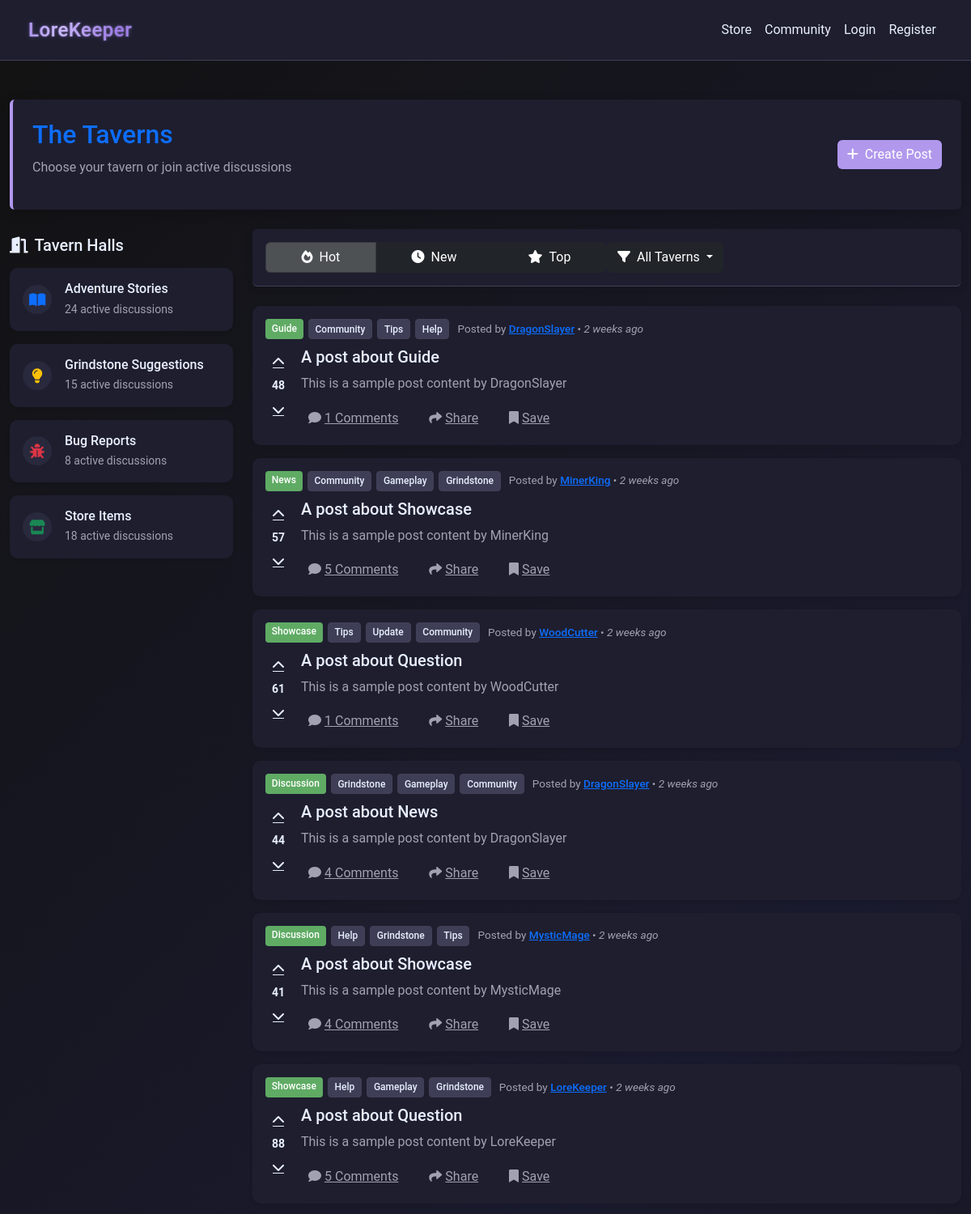
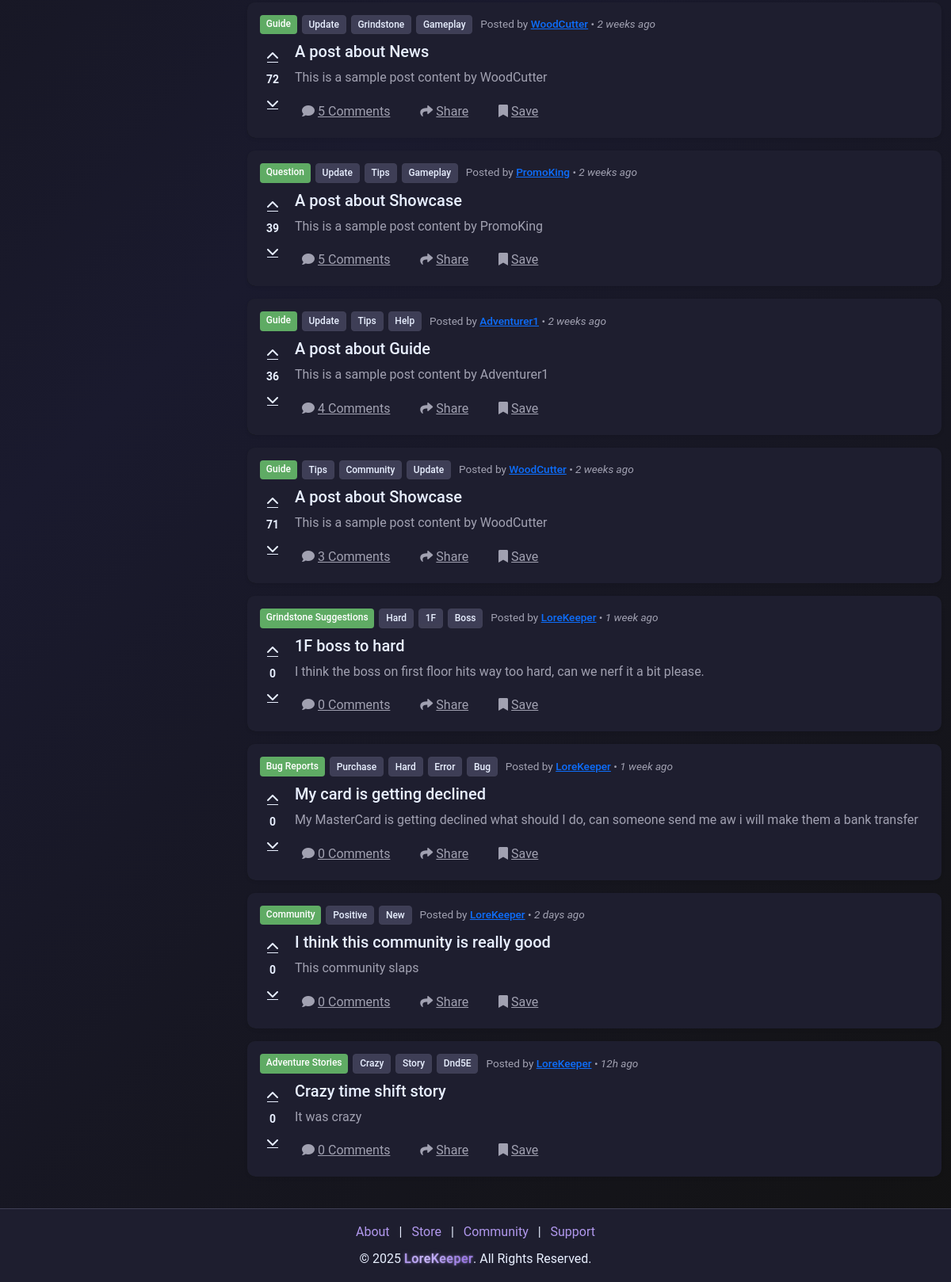
The app's page /community with its own data (2 pictures, top to bottom).
### models.py (models this page shows)
class CommunityPost(db.Model):
    __tablename__ = "community_posts"
    id = db.Column(db.Integer, primary_key=True)
    creator_id = db.Column(
        db.Integer, db.ForeignKey("users.id"), nullable=False, index=True
    )
    title = db.Column(db.String(255), nullable=False)
    content = db.Column(db.Text, nullable=False)
    category = db.Column(db.String(255), nullable=False)
    parent_id = db.Column(
        db.Integer, db.ForeignKey("community_posts.id"), nullable=True
    )
    tags = db.Column(db.String(255))
    upvotes = db.Column(db.Integer, default=0)
    downvotes = db.Column(db.Integer, default=0)
    created_at = db.Column(db.DateTime, default=datetime.utcnow)
    replies = db.relationship(
        "CommunityReply", back_populates="post", lazy=True, cascade="all, delete-orphan"
    )
    creator = db.relationship("User", back_populates="community_posts")

### app.py (the view)
@app.route("/community")
def community():
    reply_counts = (
        db.session.query(
            CommunityReply.post_id, func.count(CommunityReply.id).label("reply_count")
        )
        .group_by(CommunityReply.post_id)
        .subquery()
    )
    posts = (
        db.session.query(
            CommunityPost,
            User.username.label("creator_username"),
            func.coalesce(reply_counts.c.reply_count, 0).label("total_comments"),
        )
        .join(User, CommunityPost.creator_id == User.id)
        .outerjoin(reply_counts, CommunityPost.id == reply_counts.c.post_id)
        .all()
    )
    formatted_posts = []
    for post, username, total_comments in posts:
        post_dict = {
            "id": post.id,
            "title": post.title,
            "content": post.content,
            "category": post.category,
            "tags": post.tags.split(",") if post.tags else [],
            "total_comments": total_comments,
            "upvotes": post.upvotes,
            "downvotes": post.downvotes,
            "created_at": post.created_at,
            "creator_id": post.creator_id,
            "creator_username": username,
        }
        formatted_posts.append(post_dict)
    return render_template("forms_index.html", posts=formatted_posts)

### templates/forms_index.html (shortened to what this page needs)
{% extends "nav_footer_template.html" %}
{% block content %}
<div class="content-wrapper">
    <div class="container-fluid py-3 py-md-4">
        <div class="row mb-3 mb-md-4">
            <div class="col-12">
                <div class="forums-header p-3 p-md-4 rounded">
                    <div class="d-flex flex-column flex-md-row justify-content-between align-items-start align-items-md-center">
                <div>
                    <h1 class="h2 text-primary mb-2">The Taverns</h1>
                    <p class="text-muted">Choose your tavern or join active discussions</p>
                </div>
                        <a href="/community/create_post" class="btn btn-primary btn-glow mt-2 mt-md-0">
                    <i class="fas fa-plus me-2"></i>Create Post
                        </a>
                    </div>
                </div>
            </div>
        </div>
        <div class="row g-3 g-md-4">
            <div class="col-12 col-lg-3 order-2 order-lg-1">
                <div class="sticky-top pt-2" style="top: 1rem;">
                    <h5 class="text-light mb-3"><i class="fas fa-door-open me-2"></i>Tavern Halls</h5>
                    <div class="card bg-dark border-0 shadow-sm mb-3 tavern-card" data-tavern="Adventure Stories">
                        <div class="card-body p-3">
                            <div class="d-flex align-items-center">
                                <div class="tavern-icon me-3">
                                    <i class="fas fa-book-open text-primary"></i>
                                </div>
                                <div class="flex-grow-1">
                                    <h6 class="mb-1">Adventure Stories</h6>
                                    <div class="small text-muted">24 active discussions</div>
                                </div>
                            </div>
                        </div>
                    </div>
                    <div class="card bg-dark border-0 shadow-sm mb-3 tavern-card" data-tavern="Grindstone Suggestions">
                        <div class="card-body p-3">
                            <div class="d-flex align-items-center">
                                <div class="tavern-icon me-3">
                                    <i class="fas fa-lightbulb text-warning"></i>
                                </div>
                                <div class="flex-grow-1">
                                    <h6 class="mb-1">Grindstone Suggestions</h6>
                                    <div class="small text-muted">15 active discussions</div>
                                </div>
                            </div>
                        </div>
                    </div>
                    <div class="card bg-dark border-0 shadow-sm mb-3 tavern-card" data-tavern="Bug Reports">
                        <div class="card-body p-3">
                            <div class="d-flex align-items-center">
                                <div class="tavern-icon me-3">
                                    <i class="fas fa-bug text-danger"></i>
                                </div>
                                <div class="flex-grow-1">
                                    <h6 class="mb-1">Bug Reports</h6>
                                    <div class="small text-muted">8 active discussions</div>
                                </div>
                            </div>
                        </div>
                    </div>
                    <div class="card bg-dark border-0 shadow-sm mb-3 tavern-card" data-tavern="Store Items">
                        <div class="card-body p-3">
                            <div class="d-flex align-items-center">
                                <div class="tavern-icon me-3">
                                    <i class="fas fa-store text-success"></i>
                                </div>
                                <div class="flex-grow-1">
                                    <h6 class="mb-1">Store Items</h6>
                                    <div class="small text-muted">18 active discussions</div>
                                </div>
                            </div>
                        </div>
                    </div>
                </div>
            </div>
            <div class="col-12 col-lg-9 order-1 order-lg-2 mb-4 mb-lg-0">
                <div class="forums-filter-bar p-2 p-md-3 rounded mb-3 mb-md-4">
                    <div class="d-flex flex-column flex-md-row justify-content-between align-items-center">
                    <div class="btn-group w-100 w-md-auto mb-2 mb-md-0">
                        <button type="button" class="btn btn-dark active">
                            <i class="fas fa-fire me-1 me-md-2"></i><span class="d-none d-sm-inline">Hot</span>
                        </button>
                        <button type="button" class="btn btn-dark">
                            <i class="fas fa-clock me-1 me-md-2"></i><span class="d-none d-sm-inline">New</span>
                        </button>
                        <button type="button" class="btn btn-dark">
                            <i class="fas fa-star me-1 me-md-2"></i><span class="d-none d-sm-inline">Top</span>
                        </button>
                    </div>
                    <div class="dropdown w-100 w-md-auto">
                        <button class="btn btn-dark dropdown-toggle" type="button" data-bs-toggle="dropdown">
                                <i class="fas fa-filter me-2"></i>All Taverns
                        </button>
                        </div>
                    </div>
                </div>
                <div class="posts-container">
                    {% for post in posts %}
                    <div class="card bg-dark border-0 shadow-sm mb-3 post-card">
                        <div class="card-body p-2 p-md-3">
                            <div class="post-content">
                                <div class="post-header">
                                    <div class="post-badges-container">
                                        <span class="badge bg-success">{{post.category}}</span>
                                        {% for tag in post.tags %}
                                        <span class="badge bg-secondary">{{tag.title()}}</span>
                                        {% endfor %}
                                    </div>
                                    <small class="post-author-info">
                                        Posted by <a href="/user/{{post.creator_id}}" class="text-primary post-author" data-user-id="{{post.creator_id}}">{{post.creator_username|default('User')}}</a> •
                                        <span class="post-date" data-date="{{post.created_at}}">{{post.created_at}}</span>
                                    </small>
                                </div>
                                <div class="d-flex">
                                    <div class="vote-controls-below">
                                        <button class="btn btn-link text-light p-1 vote-btn" title="Upvote" data-post-id="{{post.id}}">
                                            <i class="fas fa-chevron-up"></i>
                                        </button>
                                        <div class="vote-count fw-bold">{{post.upvotes - post.downvotes}}</div>
                                        <button class="btn btn-link text-light p-1 vote-btn" title="Downvote" data-post-id="{{post.id}}">
                                            <i class="fas fa-chevron-down"></i>
                                        </button>
                                    </div>
                                    <div class="post-content-wrapper">
                                        <h5 class="post-title mb-2">
                                            <a href="/community/post/{{post.id}}" class="text-light text-decoration-none hover-primary">{{post.title}}</a>
                                        </h5>
                                        <p class="text-muted mb-2 d-none d-sm-block">{{post.content}}</p>
                                        <div class="post-actions">
                                            <button class="btn btn-link text-muted p-0 me-3 post-action-btn">
                                                <i class="fas fa-comment me-1"></i><span class="d-none d-sm-inline">{{post.total_comments|default('0')}} Comments</span>
                                            </button>
                                            <button class="btn btn-link text-muted p-0 me-3 post-action-btn">
                                                <i class="fas fa-share me-1"></i><span class="d-none d-sm-inline">Share</span>
                                            </button>
                                            <button class="btn btn-link text-muted p-0 post-action-btn">
                                                <i class="fas fa-bookmark me-1"></i><span class="d-none d-sm-inline">Save</span>
                                            </button>
                                        </div>
                                    </div>
                                </div>
                            </div>
                        </div>
                    </div>
                    {% endfor %}
                </div>
            </div>
        </div>
    </div>
</div>
{% endblock %}

### templates/nav_footer_template.html (shortened to what this page needs)
<!doctype html>
<html lang="en">
  <head>
    <link
      href="https://cdn.jsdelivr.net/npm/bootstrap@5.3.0-alpha3/dist/css/bootstrap.min.css"
      rel="stylesheet"
    />
    <link
      rel="stylesheet"
      href="https://cdnjs.cloudflare.com/ajax/libs/font-awesome/6.0.0/css/all.min.css"
    />
    <link
      href="{{ url_for('static', filename='css/style.css') }}"
      rel="stylesheet"
    />
  </head>
  <body>
    <nav class="navbar navbar-expand-lg navbar-dark">
      <div class="container">
        <a class="navbar-brand glow" href="/">LoreKeeper</a>
        <div class="collapse navbar-collapse" id="navbarNav">
          <ul class="navbar-nav ms-auto">
            <li class="nav-item">
              <a
                class="nav-link {{ 'active' if request.path == '/store' }}"
                href="/store"
                >Store</a
              >
            </li>
            <li class="nav-item">
              <a
                class="nav-link {{ 'active' if request.path.startswith('/community') }}"
                href="/community"
                >Community</a
              >
            </li>
            {% if session.get('user_id') %}
            {% if session.get('privilege_id') == 2 or
            session.get('privilege_id') == 999 %}
            <li class="nav-item dropdown">
              <a
                class="nav-link dropdown-toggle"
                href="#"
                id="vendorDropdown"
                role="button"
                data-bs-toggle="dropdown"
                aria-expanded="false"
              >
                Vendor
              </a>
              <ul class="dropdown-menu dropdown-menu-dark" aria-labelledby="vendorDropdown">
                <li>
                  <a class="dropdown-item" href="/vendor/dashboard"
                    >Dashboard</a
                  >
                </li>
              </ul>
            </li>
            {% endif %}
            {% if session.get('privilege_id') >= 998 %}
            <li class="nav-item dropdown">
              <a
                class="nav-link dropdown-toggle"
                href="#"
                id="adminDropdown"
                role="button"
                data-bs-toggle="dropdown"
                aria-expanded="false"
              >
                Management
              </a>
              <ul class="dropdown-menu dropdown-menu-dark" aria-labelledby="adminDropdown">
                <li>
                  <a
                    class="dropdown-item"
                    href="{{ url_for('moderator_dashboard') }}"
                    >Moderation Dashboard</a
                  >
                </li>
                {% if session.get('privilege_id') == 999 %}
                <li>
                  <hr class="dropdown-divider" />
                </li>
                <li>
                  <a
                    class="dropdown-item"
                    href="{{ url_for('admin_dashboard') }}"
                    >Admin Dashboard</a
                  >
                </li>
                {% endif %}
              </ul>
            </li>
            {% endif %}
            <li class="nav-item dropdown">
              <a
                class="nav-link dropdown-toggle"
                href="#"
                id="userDropdown"
                role="button"
                data-bs-toggle="dropdown"
                aria-expanded="false"
              >
                {{ session['username'] }}
              </a>
              <ul class="dropdown-menu dropdown-menu-dark" aria-labelledby="userDropdown">
                <li><a class="dropdown-item" href="/account">My Account</a></li>
                <li><a class="dropdown-item" href="/support">Support</a></li>
                <li>
                  <hr class="dropdown-divider" />
                </li>
                <li>
                  <a class="dropdown-item text-danger" href="/logout">Logout</a>
                </li>
              </ul>
            </li>
            {% else %}
            <li class="nav-item">
              <a class="nav-link" href="/login">Login</a>
            </li>
            <li class="nav-item">
              <a class="nav-link" href="/register">Register</a>
            </li>
            {% endif %}
          </ul>
        </div>
      </div>
    </nav>
    <div class="content-wrapper">{% block content %}{% endblock %}</div>
    <footer class="text-center text-light py-3">
      <div class="container">
        <div class="footer-links mb-2">
          <a href="/about" class="mx-2">About</a> |
          <a href="/store" class="mx-2">Store</a> |
          <a href="/community" class="mx-2">Community</a> |
          <a href="/support" class="mx-2">Support</a>
        </div>
        <p class="mb-0">
          © 2025 <span class="glow">LoreKeeper</span>. All Rights Reserved.
        </p>
      </div>
    </footer>
  </body>
</html>

### records on screen
CommunityPost: category "Guide", title "Community" "Tips" "Help", creator_username "DragonSlayer", upvotes "48", title "A post about Guide", content "This is a sample post content by DragonSlayer", total_comments "1"
CommunityPost: category "News", title "Community" "Gameplay" "Grindstone", creator_username "MinerKing", upvotes "57", title "A post about Showcase", content "This is a sample post content by MinerKing", total_comments "5"
CommunityPost: category "Showcase", title "Tips" "Update" "Community", creator_username "WoodCutter", upvotes "61", title "A post about Question", content "This is a sample post content by WoodCutter", total_comments "1"
CommunityPost: category "Discussion", title "Grindstone" "Gameplay" "Community", creator_username "DragonSlayer", upvotes "44", title "A post about News", content "This is a sample post content by DragonSlayer", total_comments "4"
CommunityPost: category "Discussion", title "Help" "Grindstone" "Tips", creator_username "MysticMage", upvotes "41", title "A post about Showcase", content "This is a sample post content by MysticMage", total_comments "4"
CommunityPost: category "Showcase", title "Help" "Gameplay" "Grindstone", creator_username "LoreKeeper", upvotes "88", title "A post about Question", content "This is a sample post content by LoreKeeper", total_comments "5"
CommunityPost: category "Guide", title "Update" "Grindstone" "Gameplay", creator_username "WoodCutter", upvotes "72", title "A post about News", content "This is a sample post content by WoodCutter", total_comments "5"
CommunityPost: category "Question", title "Update" "Tips" "Gameplay", creator_username "PromoKing", upvotes "39", title "A post about Showcase", content "This is a sample post content by PromoKing", total_comments "5"
CommunityPost: category "Guide", title "Update" "Tips" "Help", creator_username "Adventurer1", post.upvotes-post.downvotes "36", title "A post about Guide", content "This is a sample post content by Adventurer1", total_comments "4"
CommunityPost: category "Guide", title "Tips" "Community" "Update", creator_username "WoodCutter", upvotes "71", title "A post about Showcase", content "This is a sample post content by WoodCutter", total_comments "3"
CommunityPost: category "Grindstone Suggestions", title "Hard" "1F" "Boss", creator_username "LoreKeeper", upvotes "0", title "1F boss to hard", content "I think the boss on first floor hits way too hard, can we nerf it a bit please.", total_comments "0"
CommunityPost: category "Bug Reports", title "Purchase" "Hard" "Error" "Bug", creator_username "LoreKeeper", upvotes "0", title "My card is getting declined", content "My MasterCard is getting declined what should I do, can someone send me aw i will make them a bank transfer", total_comments "0"
CommunityPost: category "Community", title "Positive" "New", creator_username "LoreKeeper", upvotes "0", title "I think this community is really good", content "This community slaps", total_comments "0"
CommunityPost: category "Adventure Stories", title "Crazy" "Story" "Dnd5E", creator_username "LoreKeeper", upvotes "0", title "Crazy time shift story", content "It was crazy", total_comments "0"
